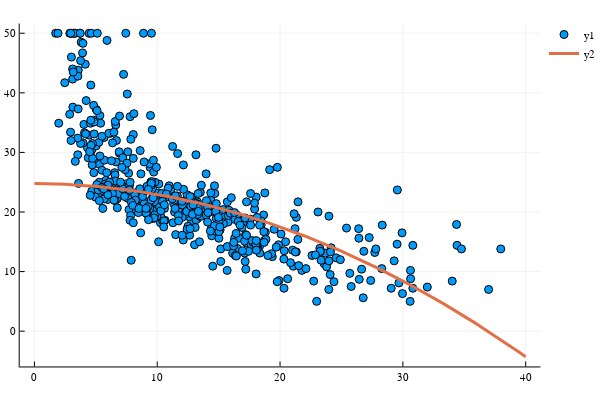

Source (notebook cell):
### Code cell
x_generated = [item for item in 0:0.1:40]
y_predicted = f_2nd_deg_simple(x_generated)
println(length(y_predicted), length(x_generated))
# len(x_generated)
scatter(x,y)
plot!(x_generated,y_predicted,linewidth=3)

### Figure 1 — Plotly figure (JSON) as saved in the notebook; plotly's stock layout.template omitted (floating-point values rounded to 4 significant figures; data arrays with more than 128 entries replaced by an {"elided": "..."} marker saying what was removed)
{"data": [{"colorbar": {"title": ""}, "legendgroup": "y1", "marker": {"color": "rgba(0, 154, 250, 1.000)", "line": {"color": "rgba(0, 0, 0, 1.000)", "width": 1}, "size": 8, "symbol": "circle"}, "mode": "markers", "name": "y1", "showlegend": true, "type": "scatter", "x": {"elided": "506 float values"}, "xaxis": "x1", "y": {"elided": "506 float values"}, "yaxis": "y1", "zmax": null, "zmin": null}, {"colorbar": {"title": ""}, "legendgroup": "y2", "line": {"color": "rgba(227, 111, 71, 1.000)", "dash": "solid", "shape": "linear", "width": 3}, "mode": "lines", "name": "y2", "showlegend": true, "type": "scatter", "x": {"elided": "401 float values"}, "xaxis": "x1", "y": {"elided": "401 float values"}, "yaxis": "y1", "zmax": null, "zmin": null}], "layout": {"annotations": [], "height": 400, "legend": {"bgcolor": "rgba(255, 255, 255, 1.000)", "bordercolor": "rgba(0, 0, 0, 1.000)", "font": {"color": "rgba(0, 0, 0, 1.000)", "family": "sans-serif", "size": 11}, "tracegroupgap": 0, "x": 1, "y": 1}, "margin": {"b": 20, "l": 0, "r": 0, "t": 20}, "paper_bgcolor": "rgba(255, 255, 255, 1.000)", "plot_bgcolor": "rgba(255, 255, 255, 1.000)", "showlegend": true, "width": 600, "xaxis": {"anchor": "y1", "domain": [0.03619, 0.9934], "gridcolor": "rgba(0, 0, 0, 0.100)", "gridwidth": 0.5, "linecolor": "rgba(0, 0, 0, 1.000)", "mirror": false, "range": [-1.2, 41.2], "showgrid": true, "showline": true, "showticklabels": true, "tickangle": 0, "tickcolor": "rgb(0, 0, 0)", "tickfont": {"color": "rgba(0, 0, 0, 1.000)", "family": "sans-serif", "size": 11}, "tickmode": "array", "ticks": "inside", "ticktext": ["0", "10", "20", "30", "40"], "tickvals": [0, 10, 20, 30, 40], "title": "", "titlefont": {"color": "rgba(0, 0, 0, 1.000)", "family": "sans-serif", "size": 15}, "type": "-", "visible": true, "zeroline": false, "zerolinecolor": "rgba(0, 0, 0, 1.000)"}, "yaxis": {"anchor": "x1", "domain": [0.03762, 0.9902], "gridcolor": "rgba(0, 0, 0, 0.100)", "gridwidth": 0.5, "linecolor": "rgba(0, 0, 0, 1.000)", "mirror": false, "range": [-5.924, 51.63], "showgrid": true, "showline": true, "showticklabels": true, "tickangle": 0, "tickcolor": "rgb(0, 0, 0)", "tickfont": {"color": "rgba(0, 0, 0, 1.000)", "family": "sans-serif", "size": 11}, "tickmode": "array", "ticks": "inside", "ticktext": ["0", "10", "20", "30", "40", "50"], "tickvals": [0, 10, 20, 30, 40, 50], "title": "", "titlefont": {"color": "rgba(0, 0, 0, 1.000)", "family": "sans-serif", "size": 15}, "type": "-", "visible": true, "zeroline": false, "zerolinecolor": "rgba(0, 0, 0, 1.000)"}}}
